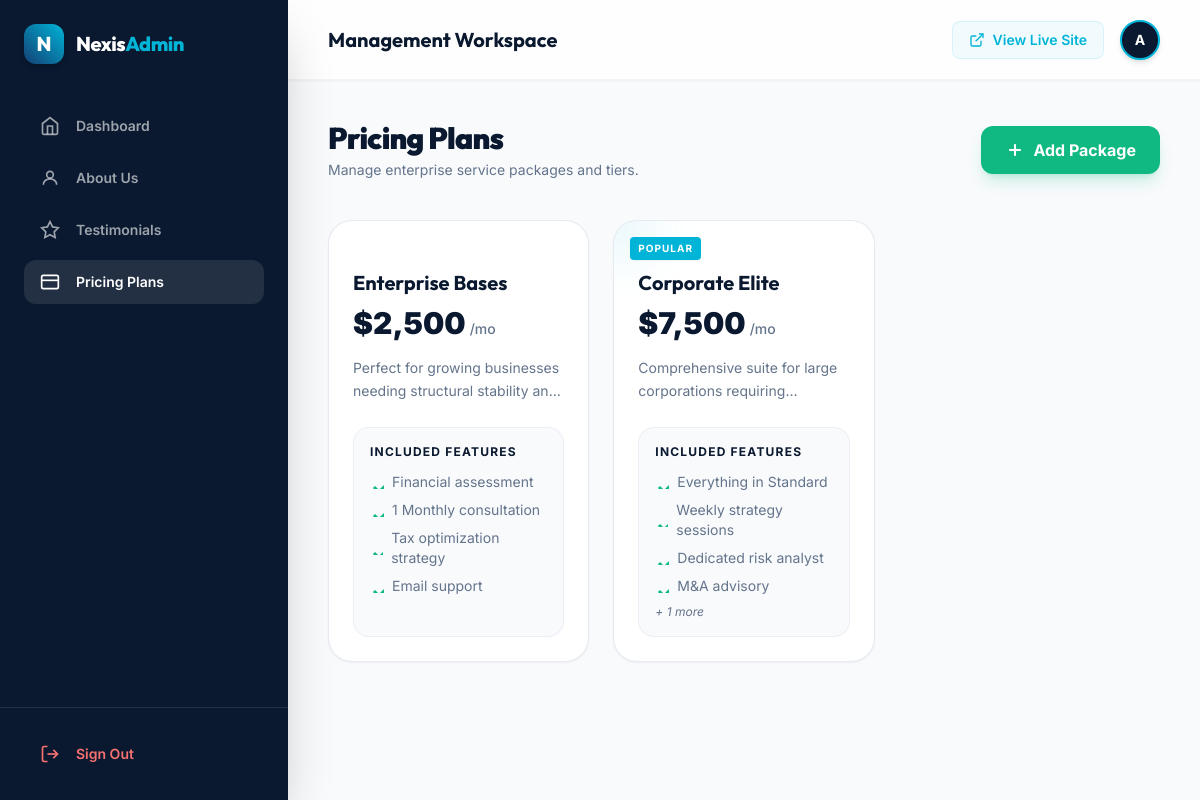
/admin/pricing.php (signed in), run on the app's committed database.
### tables this page shows
CREATE TABLE `pricing_plans` (
  `id` int(6) unsigned NOT NULL AUTO_INCREMENT,
  `plan_name` varchar(100) NOT NULL,
  `price` decimal(10,2) NOT NULL,
  `billing_period` varchar(50) DEFAULT '/mo',
  `description` text NOT NULL,
  `features` longtext DEFAULT NULL CHECK (json_valid(`features`)),
  `is_popular` tinyint(1) DEFAULT 0,
  `created_at` timestamp NOT NULL DEFAULT current_timestamp(),
  PRIMARY KEY (`id`)
);

### admin/pricing.php (the view, shortened to what this page needs)
<?php
require_once 'db_connect.php';
$pricing_plans = [];
if($db_connected) {
    $res = $conn->query("SELECT * FROM pricing_plans ORDER BY price ASC");
    if($res) while($r = $res->fetch_assoc()) $pricing_plans[] = $r;
}
require_once 'includes/header.php';
?>
<div class="mb-10 flex items-center justify-between">
  <div>
    <h2 class="text-3xl font-display font-black text-corporate-navy tracking-tight">Pricing Plans</h2>
    <p class="text-corporate-textMuted mt-1 text-sm">Manage enterprise service packages and tiers.</p>
  </div>
  <button onclick="document.getElementById('modal-form').classList.remove('hidden')" class="bg-corporate-emerald text-white px-6 py-3 rounded-xl font-bold font-sans shadow-lg shadow-corporate-emerald/20 hover:scale-105 transition-transform flex items-center gap-2">
    <svg width="20" height="20" fill="none" stroke="currentColor" stroke-width="2.5" viewBox="0 0 24 24"><line x1="12" y1="5" x2="12" y2="19"/><line x1="5" y1="12" x2="19" y2="12"/></svg>
    Add Package
  </button>
</div>
<div class="grid grid-cols-1 md:grid-cols-2 lg:grid-cols-3 gap-6">
  <?php foreach($pricing_plans as $p):
    $features = json_decode($p['features'], true);
  ?>
  <div class="bg-white p-6 rounded-3xl border border-corporate-primary/10 shadow-sm relative group overflow-hidden flex flex-col">
    <?php if($p['is_popular']): ?>
      <span class="absolute top-4 left-4 bg-corporate-accent text-white text-[10px] font-bold uppercase tracking-widest px-2 py-1 rounded shadow-sm">Popular</span>
    <?php endif; ?>
    <h3 class="font-display font-bold text-corporate-navy text-xl mt-6 mb-2"><?= htmlspecialchars($p['plan_name']) ?></h3>
    <div class="flex items-baseline gap-1 mb-4">
      <span class="text-3xl font-black text-corporate-navy">$<?= number_format($p['price']) ?></span>
      <span class="text-corporate-textMuted text-sm font-medium"><?= htmlspecialchars($p['billing_period']) ?></span>
    </div>
    <p class="text-corporate-textMuted text-sm leading-relaxed mb-6 line-clamp-2"><?= htmlspecialchars($p['description']) ?></p>
    <div class="bg-corporate-lightBg p-4 border border-corporate-primary/5 rounded-2xl flex-grow">
        <h4 class="text-xs font-bold uppercase tracking-widest text-corporate-navy mb-3">Included Features</h4>
        <ul class="space-y-2 text-sm text-corporate-textMuted">
            <?php if($features) foreach(array_slice($features, 0, 4) as $f): ?>
            <li class="flex items-center gap-2"><svg width="14" height="14" fill="none" stroke="currentColor" stroke-width="3" class="text-corporate-emerald"><path d="M20 6L9 17l-5-5"/></svg> <?= htmlspecialchars($f) ?></li>
            <?php endforeach; ?>
            <?php if(count($features) > 4): ?><li class="text-xs italic">+ <?= count($features)-4 ?> more</li><?php endif; ?>
        </ul>
    </div>
  </div>
  <?php endforeach; ?>
</div>
<?php require_once 'includes/footer.php'; ?>

### admin/includes/header.php (shortened to what this page needs)
<!doctype html>
<html lang="en">
<head>
  <script src="https://cdn.tailwindcss.com"></script>
</head>
<body class="bg-corporate-lightBg text-corporate-textDark min-h-screen font-sans flex">
  <aside id="sidebar" class="w-72 bg-corporate-navy flex flex-col justify-between fixed h-full z-50 shadow-2xl transform -translate-x-full md:translate-x-0 transition-transform duration-300">
    <div class="p-6">
      <div class="flex items-center gap-3 mb-10">
        <div class="w-10 h-10 rounded-xl bg-gradient-to-tr from-corporate-primary to-corporate-accent flex items-center justify-center text-white font-display font-extrabold text-xl shadow-md">
          N
        </div>
        <span class="font-display font-extrabold text-xl tracking-tight text-white">
          Nexis<span class="text-corporate-accent">Admin</span>
        </span>
      </div>
      <nav class="space-y-2">
        <a href="dashboard.php" class="flex items-center gap-4 px-4 py-3 rounded-xl transition-colors <?php echo basename($_SERVER['PHP_SELF']) == 'dashboard.php' ? 'bg-white/10 text-white' : 'text-white/60 hover:bg-white/5 hover:text-white' ?>">
          <svg width="20" height="20" fill="none" stroke="currentColor" stroke-width="2" viewBox="0 0 24 24"><path d="M3 9l9-7 9 7v11a2 2 0 0 1-2 2H5a2 2 0 0 1-2-2z"/><polyline points="9 22 9 12 15 12 15 22"/></svg>
          <span class="font-semibold text-sm">Dashboard</span>
        </a>
        <a href="about.php" class="flex items-center gap-4 px-4 py-3 rounded-xl transition-colors <?php echo basename($_SERVER['PHP_SELF']) == 'about.php' ? 'bg-white/10 text-white' : 'text-white/60 hover:bg-white/5 hover:text-white' ?>">
          <svg width="20" height="20" fill="none" stroke="currentColor" stroke-width="2" viewBox="0 0 24 24"><circle cx="12" cy="8" r="4"/><path d="M4 20c0-4 3.6-7 8-7s8 3 8 7"/></svg>
          <span class="font-semibold text-sm">About Us</span>
        </a>
        <a href="testimonials.php" class="flex items-center gap-4 px-4 py-3 rounded-xl transition-colors <?php echo basename($_SERVER['PHP_SELF']) == 'testimonials.php' ? 'bg-white/10 text-white' : 'text-white/60 hover:bg-white/5 hover:text-white' ?>">
          <svg width="20" height="20" fill="none" stroke="currentColor" stroke-width="2" viewBox="0 0 24 24"><path d="M12 2l3.09 6.26L22 9.27l-5 4.87 1.18 6.88L12 17.77l-6.18 3.25L7 14.14 2 9.27l6.91-1.01L12 2z"/></svg>
          <span class="font-semibold text-sm">Testimonials</span>
        </a>
        <a href="pricing.php" class="flex items-center gap-4 px-4 py-3 rounded-xl transition-colors <?php echo basename($_SERVER['PHP_SELF']) == 'pricing.php' ? 'bg-white/10 text-white' : 'text-white/60 hover:bg-white/5 hover:text-white' ?>">
          <svg width="20" height="20" fill="none" stroke="currentColor" stroke-width="2" viewBox="0 0 24 24"><rect x="2" y="4" width="20" height="16" rx="2" ry="2"/><line x1="2" y1="10" x2="22" y2="10"/></svg>
          <span class="font-semibold text-sm">Pricing Plans</span>
        </a>
      </nav>
    </div>
    <div class="p-6 border-t border-white/10">
      <a href="logout.php" class="flex items-center gap-4 px-4 py-3 rounded-xl text-red-400 hover:bg-red-500/10 transition-colors">
        <svg width="20" height="20" fill="none" stroke="currentColor" stroke-width="2" viewBox="0 0 24 24"><path d="M9 21H5a2 2 0 0 1-2-2V5a2 2 0 0 1 2-2h4"/><polyline points="16 17 21 12 16 7"/><line x1="21" y1="12" x2="9" y2="12"/></svg>
        <span class="font-semibold text-sm">Sign Out</span>
      </a>
    </div>
  </aside>
  <main class="md:ml-72 flex-1 w-full flex flex-col min-h-screen">
    <header class="h-20 bg-white/80 backdrop-blur-lg border-b border-corporate-primary/5 flex items-center justify-between px-4 md:px-10 sticky top-0 z-30 w-full shadow-sm">
      <div class="flex items-center gap-3">
        <h1 class="text-xl font-display font-bold text-corporate-navy hidden sm:block">Management Workspace</h1>
      </div>
      <div class="flex items-center gap-4">
        <a href="../index.php" target="_blank" class="hidden sm:flex items-center gap-2 text-sm font-semibold text-corporate-accent hover:text-corporate-primary transition-colors bg-corporate-accent/5 px-4 py-2 rounded-lg border border-corporate-accent/10">
          <svg width="16" height="16" fill="none" stroke="currentColor" stroke-width="2" viewBox="0 0 24 24"><path d="M18 13v6a2 2 0 0 1-2 2H5a2 2 0 0 1-2-2V8a2 2 0 0 1 2-2h6"/><polyline points="15 3 21 3 21 9"/><line x1="10" y1="14" x2="21" y2="3"/></svg>
          View Live Site
        </a>
        <div class="w-10 h-10 bg-corporate-navy rounded-full border-2 border-corporate-accent text-white flex items-center justify-center text-sm font-bold shadow-md">
          A
        </div>
      </div>
    </header>
    <div class="p-10 flex-1">

### admin/includes/footer.php (shortened to what this page needs)
    </div>
  </main>
</body>
</html>

### data on the page
pricing_plans: plan_name "Enterprise Bases", price "2,500", billing_period "/mo", description "Perfect for growing businesses needing structural stability…", features "Financial assessment", features "1 Monthly consultation", features "Tax optimization strategy", features "Email support"
pricing_plans: is_popular "POPULAR", plan_name "Corporate Elite", price "7,500", billing_period "/mo", description "Comprehensive suite for large corporations…", features "Everything in Standard", features "Weekly strategy sessions", features "Dedicated risk analyst", features "M&A advisory", count($features)-4 "1"
